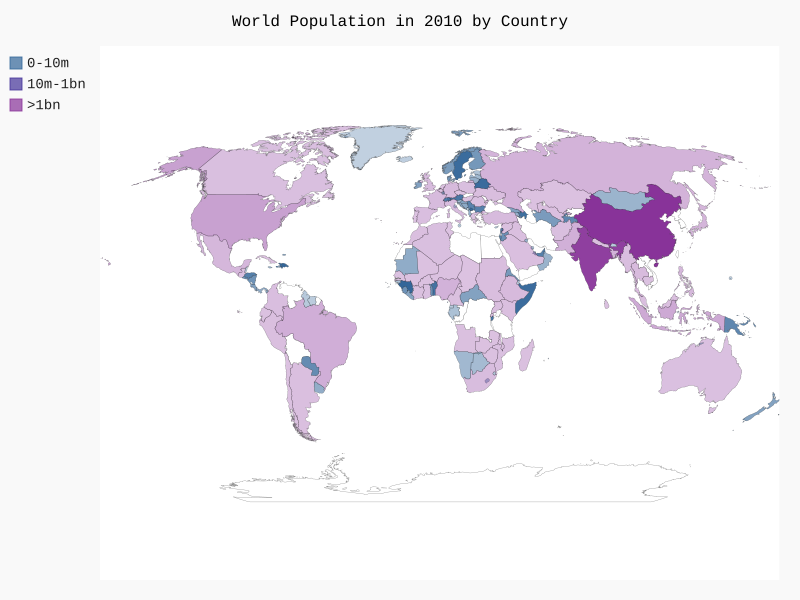

Write Python code to recreate this figure.
import json
from country_codes import get_country_code
import pygal
from pygal.style import RotateStyle

# Load the data into a list
filename = 'population_data.json'
with open(filename) as f:
	pop_data = json.load(f)

# Print the 2010 population for each country
# Build a dictionary of population data
cc_populations = {}
for pop_dict in pop_data:
	if pop_dict['Year'] == '2010':
		country_name = pop_dict['Country Name']
		population = int(float(pop_dict['Value']))
		code = get_country_code(country_name)
		if code:
			cc_populations[code] = population
# Group the countries into 3 population levels
cc_pops_1, cc_pops_2, cc_pops_3 = {}, {}, {}
for cc, pop in cc_populations.items():
	if pop < 10000000:
		cc_pops_1[cc] = pop
	elif pop < 10000000:
		cc_pops_2[cc] = pop
	else:
		cc_pops_3[cc] = pop

# see how many countries are in each level
print(len(cc_pops_1), len(cc_pops_2), len(cc_pops_3))

wm_style = RotateStyle('#336699')
wm = pygal.maps.world.World(style=wm_style)
wm.title = 'World Population in 2010 by Country'
wm.add('0-10m', cc_pops_1)
wm.add('10m-1bn', cc_pops_2)
wm.add('>1bn', cc_pops_3)

wm.render_to_file('world_population.svg')
